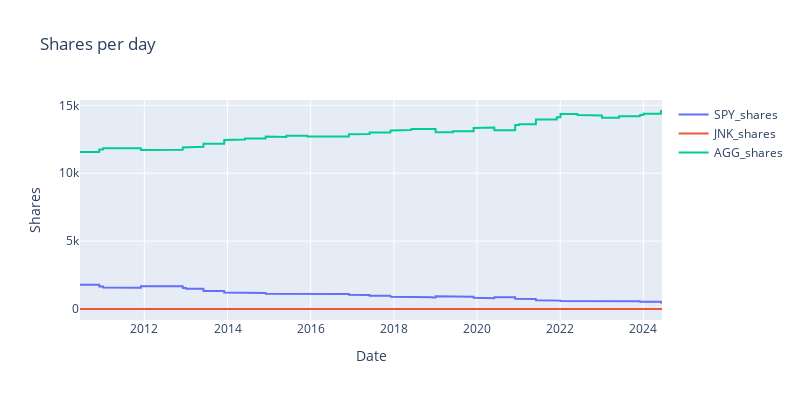
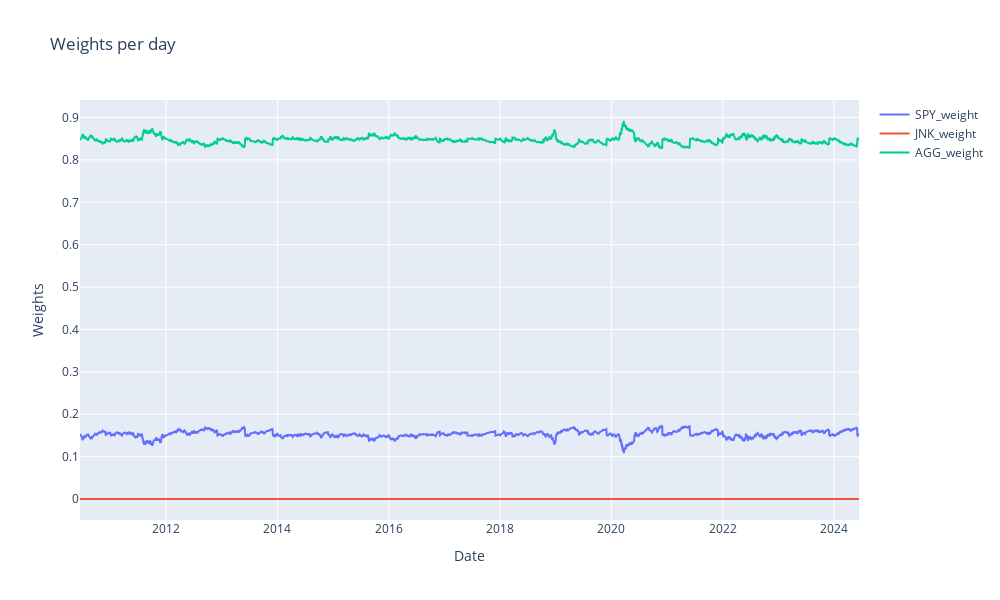

Write notebook code for charts like these, in order.
### Code cell
fig = go.Figure()

# Loop through each stock and add a trace for its shares
for stock in stocks:
    fig.add_trace(go.Scatter(x=stock_data.index, y=shares_df[stock+'_shares'], mode='lines', name=stock+'_shares'))

fig.update_layout(title='Shares per day',
                  xaxis_title='Date',
                  yaxis_title='Shares',
                  width=800,
                  height=400)

fig.show()

fig = go.Figure()

# Loop through each stock and add a trace for its shares
for stock in stocks:
    fig.add_trace(go.Scatter(x=stock_data.index, y=stock_data[stock + '_weight'], mode='lines', name=stock + '_weight'))

fig.update_layout(title='Weights per day',
                  xaxis_title='Date',
                  yaxis_title='Weights',
                  width=1000,
                  height=600)

fig.show()

### Figure 1 — Plotly figure (JSON) as saved in the notebook; plotly's stock layout.template omitted (floating-point values rounded to 4 significant figures; data arrays with more than 128 entries replaced by an {"elided": "..."} marker saying what was removed)
{"data": [{"mode": "lines", "name": "SPY_shares", "type": "scatter", "x": {"elided": "3524 str values"}, "y": {"elided": "3525 int values"}}, {"mode": "lines", "name": "JNK_shares", "type": "scatter", "x": {"elided": "3524 str values"}, "y": {"elided": "3525 int values"}}, {"mode": "lines", "name": "AGG_shares", "type": "scatter", "x": {"elided": "3524 str values"}, "y": {"elided": "3525 int values"}}], "layout": {"height": 400, "title": {"text": "Shares per day"}, "width": 800, "xaxis": {"title": {"text": "Date"}}, "yaxis": {"title": {"text": "Shares"}}}}

### Figure 2 — Plotly figure (JSON) as saved in the notebook; plotly's stock layout.template omitted (floating-point values rounded to 4 significant figures; data arrays with more than 128 entries replaced by an {"elided": "..."} marker saying what was removed)
{"data": [{"mode": "lines", "name": "SPY_weight", "type": "scatter", "x": {"elided": "3524 str values"}, "y": {"elided": "3524 float values"}}, {"mode": "lines", "name": "JNK_weight", "type": "scatter", "x": {"elided": "3524 str values"}, "y": {"elided": "3524 int values"}}, {"mode": "lines", "name": "AGG_weight", "type": "scatter", "x": {"elided": "3524 str values"}, "y": {"elided": "3524 float values"}}], "layout": {"height": 600, "title": {"text": "Weights per day"}, "width": 1000, "xaxis": {"title": {"text": "Date"}}, "yaxis": {"title": {"text": "Weights"}}}}
